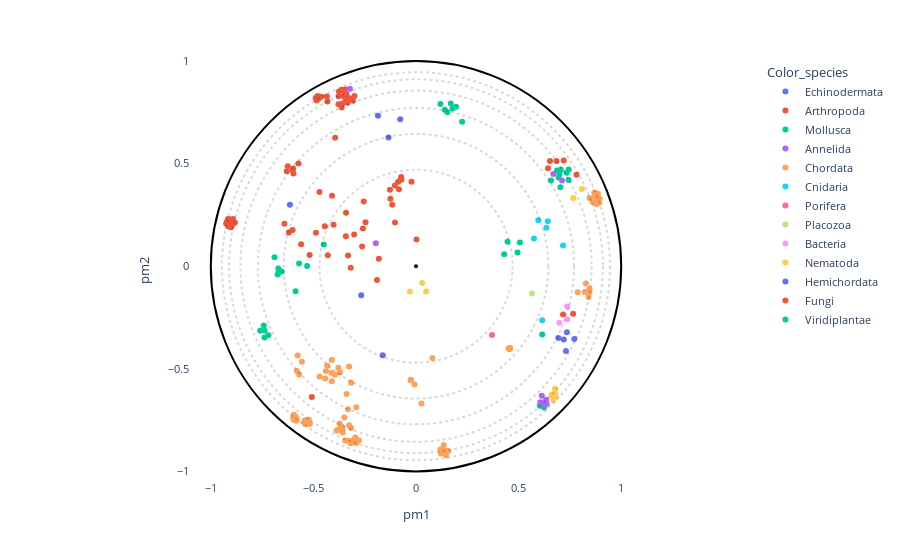

Write notebook code for a chart like this one.
### Markdown cell above
### Create interactive plot

### Code cell
# OPTIONS =================================================
#Here you can set different parameters to color & annotate the resulting projection:
title = ""
#----------------------------------------------------------
# Select the coloring from annotation .csv file:
labels_name = "Color_species"
# Select classes to label among the "labels_name" or "second_labels_name" column (comma separated list):
second_labels_name = ""
labels_text = []
show_text = True
#----------------------------------------------------------
# Use a custom color palette:
color_palette = None #Default: None
use_custom_palette = False
# Select projection center:
id_for_rotation = None #Default: None
use_selected_center = False
#==========================================================


#Check projection visualization parameters
#Labels name
if labels_name == "":
    labels_name = None
elif labels_name not in annotation_names:
    raise NameError(f"labels_name {labels_name} is not in the availables annotations.\nAvailables annotations: {annotation_names}")
#Second labels name
if second_labels_name == "":
    second_labels_name = None
elif second_labels_name not in annotation_names:
    raise NameError(f'"second_labels_name" {second_labels_name} is not in the availables annotations.\nAvailables annotations: {annotation_names}')
#Color palet selection
if not use_custom_palette:
    color_palette = None
#Center of projection selection

tmp_id_for_rotation = -1
if use_selected_center and id_for_rotation is not None:
    if id_for_rotation != tmp_id_for_rotation:
        tmp_id_for_rotation = id_for_rotation

        poincare_coord = df_embedding[["pm1","pm2"]].sort_values(by=["proteins_id"])
        poincare_coord = poincare_coord.values[:,:2]
        model = PoincareMaps(poincare_coord)
        model.get_distances()

        model.iroot = id_for_rotation - 1  #Zero indexing
        model.rotate()

        df_embedding["pm1"] = model.coordinates_rotated[:,0]
        df_embedding["pm2"] = model.coordinates_rotated[:,1]
else:
    df_embedding["pm1"] = df_embedding["pm1_com"]
    df_embedding["pm2"] = df_embedding["pm2_com"]

#Plot graph
fig = plot_embedding_interactive(df_embedding, 
                                 labels_name = labels_name,
                                 second_labels_name = second_labels_name, 
                                 show_text = show_text,
                                 labels_text = labels_text,
                                 color_palette = color_palette, 
                                 title = title, 
                                 fontsize = 11)
fig.show()

### Figure 1 — Plotly figure (JSON) as saved in the notebook; plotly's stock layout.template omitted (floating-point values rounded to 4 significant figures; data arrays with more than 128 entries replaced by an {"elided": "..."} marker saying what was removed)
{"data": [{"customdata": {"elided": "10x19 mixed values"}, "hovertemplate": "<b>%{hovertext}</b><br><br>Color_species=%{customdata[10]}<br>pm1=%{x}<br>pm2=%{y}<br>proteins_id=%{customdata[0]}<br>tree1=%{customdata[1]}<br>tree2=%{customdata[2]}<br>tree3=%{customdata[3]}<br>tree4=%{customdata[4]}<br>full_name=%{customdata[5]}<br>short_name=%{customdata[6]}<br>full_species=%{customdata[7]}<br>short_species=%{customdata[8]}<br>evo_distance=%{customdata[9]}<br>Domain=%{customdata[11]}<br>Kingdom=%{customdata[12]}<br>Phylum=%{customdata[13]}<br>Subphylum=%{customdata[14]}<br>Class=%{customdata[15]}<br>Genus=%{customdata[16]}<br>pm1_com=%{customdata[17]}<br>pm2_com=%{customdata[18]}<extra></extra>", "hovertext": ["Echinodermata", "Echinodermata", "Echinodermata", "Echinodermata", "Echinodermata", "Echinodermata", "Echinodermata", "Echinodermata", "Echinodermata", "Echinodermata"], "legendgroup": "Echinodermata", "marker": {"color": "#636efa", "symbol": "circle"}, "mode": "markers", "name": "Echinodermata", "orientation": "v", "showlegend": true, "textposition": "top right", "type": "scatter", "x": [-0.2672, -0.162, -0.134, -0.07719, -0.185, 0.6939, 0.7352, 0.7714, 0.7201, 0.7307], "xaxis": "x", "y": [-0.141, -0.4333, 0.6274, 0.7162, 0.7332, -0.3493, -0.3222, -0.3551, -0.3573, -0.4126], "yaxis": "y"}, {"customdata": {"elided": "84x19 mixed values"}, "hovertemplate": "<b>%{hovertext}</b><br><br>Color_species=%{customdata[10]}<br>pm1=%{x}<br>pm2=%{y}<br>proteins_id=%{customdata[0]}<br>tree1=%{customdata[1]}<br>tree2=%{customdata[2]}<br>tree3=%{customdata[3]}<br>tree4=%{customdata[4]}<br>full_name=%{customdata[5]}<br>short_name=%{customdata[6]}<br>full_species=%{customdata[7]}<br>short_species=%{customdata[8]}<br>evo_distance=%{customdata[9]}<br>Domain=%{customdata[11]}<br>Kingdom=%{customdata[12]}<br>Phylum=%{customdata[13]}<br>Subphylum=%{customdata[14]}<br>Class=%{customdata[15]}<br>Genus=%{customdata[16]}<br>pm1_com=%{customdata[17]}<br>pm2_com=%{customdata[18]}<extra></extra>", "hovertext": ["Arthropoda", "Arthropoda", "Arthropoda", "Arthropoda", "Arthropoda", "Arthropoda", "Arthropoda", "Arthropoda", "Arthropoda", "Arthropoda", "Arthropoda", "Arthropoda", "Arthropoda", "Arthropoda", "Arthropoda", "Arthropoda", "Arthropoda", "Arthropoda", "Arthropoda", "Arthropoda", "Arthropoda", "Arthropoda", "Arthropoda", "Arthropoda", "Arthropoda", "Arthropoda", "Arthropoda", "Arthropoda", "Arthropoda", "Arthropoda", "Arthropoda", "Arthropoda", "Arthropoda", "Arthropoda", "Arthropoda", "Arthropoda", "Arthropoda", "Arthropoda", "Arthropoda", "Arthropoda", "Arthropoda", "Arthropoda", "Arthropoda", "Arthropoda", "Arthropoda", "Arthropoda", "Arthropoda", "Arthropoda", "Arthropoda", "Arthropoda", "Arthropoda", "Arthropoda", "Arthropoda", "Arthropoda", "Arthropoda", "Arthropoda", "Arthropoda", "Arthropoda", "Arthropoda", "Arthropoda", "Arthropoda", "Arthropoda", "Arthropoda", "Arthropoda", "Arthropoda", "Arthropoda", "Arthropoda", "Arthropoda", "Arthropoda", "Arthropoda", "Arthropoda", "Arthropoda", "Arthropoda", "Arthropoda", "Arthropoda", "Arthropoda", "Arthropoda", "Arthropoda", "Arthropoda", "Arthropoda", "Arthropoda", "Arthropoda", "Arthropoda", "Arthropoda"], "legendgroup": "Arthropoda", "marker": {"color": "#EF553B", "symbol": "circle"}, "mode": "markers", "name": "Arthropoda", "orientation": "v", "showlegend": true, "textposition": "top right", "type": "scatter", "x": [-0.2625, -0.4298, -0.6196, -0.5598, -0.641, -0.4016, -0.331, -0.2458, -0.3416, -0.4876, -0.1901, -0.1029, -0.07279, -0.08658, -0.1269, -0.07179, -0.07124, -0.08313, -0.07287, -0.1022, -0.1809, -0.1247, -0.3184, -0.2546, -0.4447, -0.6011, 0.6531, -0.8918, -0.9083, -0.903, -0.8822, -0.9068, -0.9023, -0.8967, -0.9149, -0.925, -0.9206, -0.9163, 0.6845, -0.4703, -0.4728, -0.4804, -0.4795, 0.6433, -0.3424, -0.334, -0.353, -0.3772, -0.3409, -0.3623, -0.3781, -0.3583, -0.4622, -0.07205, -0.2584, -0.4836, -0.3389, -0.3751, -0.3519, -0.3458, -0.36, -0.3288, -0.4339, -0.4315, -0.5076, -0.02199, -0.3077, -0.318, -0.6299, -0.6249, -0.5972, -0.6016, -0.599, -0.409, -0.3015, -0.5725, 0.002451, 0.7199, -0.1158, -0.5183, -0.4887, 0.7822, -0.2998, -0.3941], "xaxis": "x", "y": [0.0962, 0.05371, 0.1638, 0.1067, 0.207, 0.2023, 0.0522, 0.2147, 0.1455, 0.1635, -0.06759, 0.3936, 0.4245, 0.411, 0.3725, 0.4229, 0.4228, 0.375, 0.4234, 0.2126, 0.03595, 0.3283, -0.0074, 0.3155, 0.1946, 0.1771, 0.5124, 0.23, 0.21, 0.2167, 0.2113, 0.2272, 0.1897, 0.2002, 0.1948, 0.2078, 0.2181, 0.2303, 0.513, 0.3613, 0.8186, 0.8215, 0.8289, 0.4769, 0.8101, 0.7964, 0.828, 0.8283, 0.2603, 0.7737, 0.7888, 0.793, 0.8257, 0.4353, 0.1834, 0.8076, 0.837, 0.8517, 0.856, 0.8616, 0.8595, 0.8182, 0.8265, 0.8025, -0.637, 0.4112, 0.8062, 0.8179, 0.4623, 0.4876, 0.4512, 0.4663, 0.476, 0.3437, 0.1551, 0.5001, 0.1302, 0.5147, 0.2993, 0.05439, 0.82, 0.4458, 0.8294, 0.6266], "yaxis": "y"}, {"customdata": {"elided": "36x19 mixed values"}, "hovertemplate": "<b>%{hovertext}</b><br><br>Color_species=%{customdata[10]}<br>pm1=%{x}<br>pm2=%{y}<br>proteins_id=%{customdata[0]}<br>tree1=%{customdata[1]}<br>tree2=%{customdata[2]}<br>tree3=%{customdata[3]}<br>tree4=%{customdata[4]}<br>full_name=%{customdata[5]}<br>short_name=%{customdata[6]}<br>full_species=%{customdata[7]}<br>short_species=%{customdata[8]}<br>evo_distance=%{customdata[9]}<br>Domain=%{customdata[11]}<br>Kingdom=%{customdata[12]}<br>Phylum=%{customdata[13]}<br>Subphylum=%{customdata[14]}<br>Class=%{customdata[15]}<br>Genus=%{customdata[16]}<br>pm1_com=%{customdata[17]}<br>pm2_com=%{customdata[18]}<extra></extra>", "hovertext": ["Mollusca", "Mollusca", "Mollusca", "Mollusca", "Mollusca", "Mollusca", "Mollusca", "Mollusca", "Mollusca", "Mollusca", "Mollusca", "Mollusca", "Mollusca", "Mollusca", "Mollusca", "Mollusca", "Mollusca", "Mollusca", "Mollusca", "Mollusca", "Mollusca", "Mollusca", "Mollusca", "Mollusca", "Mollusca", "Mollusca", "Mollusca", "Mollusca", "Mollusca", "Mollusca", "Mollusca", "Mollusca", "Mollusca", "Mollusca", "Mollusca", "Mollusca"], "legendgroup": "Mollusca", "marker": {"color": "#00cc96", "symbol": "circle"}, "mode": "markers", "name": "Mollusca", "orientation": "v", "showlegend": true, "textposition": "top right", "type": "scatter", "x": [-0.57, -0.5307, 0.7342, 0.7054, 0.658, 0.7433, 0.695, 0.1693, 0.2247, 0.1189, 0.1949, 0.1778, -0.4493, 0.6994, 0.7039, -0.674, -0.6709, -0.6554, -0.6693, 0.4461, 0.4296, 0.5064, -0.5869, -0.6895, 0.6037, 0.6875, 0.6237, 0.7441, 0.4947, 0.1405, 0.1528, -0.7383, -0.7418, -0.7193, -0.7594, -0.7383], "xaxis": "x", "y": [0.01326, 0.000902, 0.455, 0.4698, 0.4174, 0.4196, 0.4326, 0.7926, 0.704, 0.7904, 0.7766, 0.769, 0.1062, 0.4494, 0.3849, -0.04028, -0.01154, -0.02581, -0.02784, 0.1193, 0.05888, 0.116, -0.1225, 0.04402, -0.6794, 0.4658, -0.688, 0.4719, 0.06624, 0.7629, 0.7502, -0.3138, -0.2892, -0.3364, -0.3139, -0.3472], "yaxis": "y"}, {"customdata": {"elided": "9x19 mixed values"}, "hovertemplate": "<b>%{hovertext}</b><br><br>Color_species=%{customdata[10]}<br>pm1=%{x}<br>pm2=%{y}<br>proteins_id=%{customdata[0]}<br>tree1=%{customdata[1]}<br>tree2=%{customdata[2]}<br>tree3=%{customdata[3]}<br>tree4=%{customdata[4]}<br>full_name=%{customdata[5]}<br>short_name=%{customdata[6]}<br>full_species=%{customdata[7]}<br>short_species=%{customdata[8]}<br>evo_distance=%{customdata[9]}<br>Domain=%{customdata[11]}<br>Kingdom=%{customdata[12]}<br>Phylum=%{customdata[13]}<br>Subphylum=%{customdata[14]}<br>Class=%{customdata[15]}<br>Genus=%{customdata[16]}<br>pm1_com=%{customdata[17]}<br>pm2_com=%{customdata[18]}<extra></extra>", "hovertext": ["Annelida", "Annelida", "Annelida", "Annelida", "Annelida", "Annelida", "Annelida", "Annelida", "Annelida"], "legendgroup": "Annelida", "marker": {"color": "#ab63fa", "symbol": "circle"}, "mode": "markers", "name": "Annelida", "orientation": "v", "showlegend": true, "textposition": "top right", "type": "scatter", "x": [0.6341, 0.637, 0.613, 0.6064, -0.1957, 0.7116, -0.3221, 0.6692, 0.619], "xaxis": "x", "y": [-0.6501, -0.6714, -0.6309, -0.6623, 0.1122, 0.4183, 0.8647, 0.4489, -0.6708], "yaxis": "y"}, {"customdata": {"elided": "88x19 mixed values"}, "hovertemplate": "<b>%{hovertext}</b><br><br>Color_species=%{customdata[10]}<br>pm1=%{x}<br>pm2=%{y}<br>proteins_id=%{customdata[0]}<br>tree1=%{customdata[1]}<br>tree2=%{customdata[2]}<br>tree3=%{customdata[3]}<br>tree4=%{customdata[4]}<br>full_name=%{customdata[5]}<br>short_name=%{customdata[6]}<br>full_species=%{customdata[7]}<br>short_species=%{customdata[8]}<br>evo_distance=%{customdata[9]}<br>Domain=%{customdata[11]}<br>Kingdom=%{customdata[12]}<br>Phylum=%{customdata[13]}<br>Subphylum=%{customdata[14]}<br>Class=%{customdata[15]}<br>Genus=%{customdata[16]}<br>pm1_com=%{customdata[17]}<br>pm2_com=%{customdata[18]}<extra></extra>", "hovertext": ["Chordata", "Chordata", "Chordata", "Chordata", "Chordata", "Chordata", "Chordata", "Chordata", "Chordata", "Chordata", "Chordata", "Chordata", "Chordata", "Chordata", "Chordata", "Chordata", "Chordata", "Chordata", "Chordata", "Chordata", "Chordata", "Chordata", "Chordata", "Chordata", "Chordata", "Chordata", "Chordata", "Chordata", "Chordata", "Chordata", "Chordata", "Chordata", "Chordata", "Chordata", "Chordata", "Chordata", "Chordata", "Chordata", "Chordata", "Chordata", "Chordata", "Chordata", "Chordata", "Chordata", "Chordata", "Chordata", "Chordata", "Chordata", "Chordata", "Chordata", "Chordata", "Chordata", "Chordata", "Chordata", "Chordata", "Chordata", "Chordata", "Chordata", "Chordata", "Chordata", "Chordata", "Chordata", "Chordata", "Chordata", "Chordata", "Chordata", "Chordata", "Chordata", "Chordata", "Chordata", "Chordata", "Chordata", "Chordata", "Chordata", "Chordata", "Chordata", "Chordata", "Chordata", "Chordata", "Chordata", "Chordata", "Chordata", "Chordata", "Chordata", "Chordata", "Chordata", "Chordata", "Chordata"], "legendgroup": "Chordata", "marker": {"color": "#FFA15A", "symbol": "circle"}, "mode": "markers", "name": "Chordata", "orientation": "v", "showlegend": true, "textposition": "top right", "type": "scatter", "x": [0.7878, 0.02683, 0.07978, -0.2957, -0.3574, -0.3726, -0.3788, -0.2783, -0.3181, -0.3952, -0.3054, -0.3699, -0.3263, -0.3618, -0.3867, -0.4328, -0.4102, -0.3573, -0.4699, -0.3079, -0.3157, -0.3267, -0.3492, -0.4115, -0.3263, -0.4387, -0.4422, -0.3158, -0.2908, -0.3445, -0.3312, -0.3385, -0.5814, 0.8735, 0.8869, 0.8934, 0.8815, 0.8825, 0.8793, 0.8693, 0.8819, 0.8736, 0.8949, 0.8901, 0.8459, 0.8746, -0.00702, 0.8803, 0.8609, 0.1347, 0.1217, 0.1427, 0.1571, 0.1184, 0.1353, -0.569, -0.5808, -0.5561, -0.5766, -0.5402, -0.5223, -0.5176, -0.5836, -0.5982, -0.5942, -0.5853, -0.5954, -0.3758, -0.02611, -0.02466, -0.5447, 0.456, 0.4548, 0.8229, 0.4505, 0.8278, 0.8462, 0.4564, 0.8455, 0.4565, 0.4545, 0.4559, 0.4582, -0.5403, -0.4103, -0.2906, 0.8405, 0.1463], "xaxis": "x", "y": [-0.1274, -0.6693, -0.4476, -0.8345, -0.8103, -0.7662, -0.4952, -0.8496, -0.8623, -0.5294, -0.8478, -0.5166, -0.4891, -0.7825, -0.8004, -0.4847, -0.5609, -0.7968, -0.5375, -0.8582, -0.7881, -0.851, -0.7376, -0.5202, -0.7754, -0.5107, -0.5467, -0.5675, -0.6872, -0.8488, -0.6973, -0.6224, -0.7428, 0.3399, 0.3528, 0.3106, 0.347, 0.3175, 0.3551, 0.3586, 0.3279, 0.3281, 0.3286, 0.3175, 0.3329, 0.3148, -0.5766, 0.3023, 0.3133, -0.9075, -0.9129, -0.8967, -0.9009, -0.8932, -0.8715, -0.5274, -0.5108, -0.466, -0.4348, -0.7504, -0.7486, -0.7687, -0.7526, -0.739, -0.7241, -0.735, -0.748, -0.7942, -0.5536, -0.5552, -0.7605, -0.403, -0.4025, -0.1256, -0.4012, -0.08457, -0.1104, -0.3987, -0.1265, -0.4028, -0.4028, -0.4027, -0.3988, -0.7693, -0.4565, -0.8618, -0.1498, -0.9212], "yaxis": "y"}, {"customdata": [[18, -1, -1, 8, 4, "Predicted protein", "Predicted", "Nematostella vectensis", "Nematostella", 2.434, "Cnidaria", "Eukaryota", "Metazoa", "Cnidaria", "Other", "Other", "Other", 0.7166, 0.1004], [82, -1, 15, 7, 4, "Predicted protein", "Predicted", "Nematostella vectensis", "Nematostella", 3.063, "Cnidaria", "Eukaryota", "Metazoa", "Cnidaria", "Other", "Other", "Other", 0.6422, 0.219], [83, 20, 15, 7, 4, "Predicted protein", "Predicted", "Nematostella vectensis", "Nematostella", 2.696, "Cnidaria", "Eukaryota", "Metazoa", "Cnidaria", "Other", "Other", "Other", 0.6353, 0.1872], [84, -1, 15, 7, 4, "Predicted protein", "Predicted", "Nematostella vectensis", "Nematostella", 2.747, "Cnidaria", "Eukaryota", "Metazoa", "Cnidaria", "Other", "Other", "Other", 0.596, 0.2235], [85, 20, 15, 7, 4, "Predicted protein", "Predicted", "Nematostella vectensis", "Nematostella", 2.467, "Cnidaria", "Eukaryota", "Metazoa", "Cnidaria", "Other", "Other", "Other", 0.5748, 0.1346], [208, -1, -1, -1, 3, "Predicted protein", "Predicted", "Nematostella vectensis", "Nematostella", 3.137, "Cnidaria", "Eukaryota", "Metazoa", "Cnidaria", "Other", "Other", "Other", 0.6151, -0.2631]], "hovertemplate": "<b>%{hovertext}</b><br><br>Color_species=%{customdata[10]}<br>pm1=%{x}<br>pm2=%{y}<br>proteins_id=%{customdata[0]}<br>tree1=%{customdata[1]}<br>tree2=%{customdata[2]}<br>tree3=%{customdata[3]}<br>tree4=%{customdata[4]}<br>full_name=%{customdata[5]}<br>short_name=%{customdata[6]}<br>full_species=%{customdata[7]}<br>short_species=%{customdata[8]}<br>evo_distance=%{customdata[9]}<br>Domain=%{customdata[11]}<br>Kingdom=%{customdata[12]}<br>Phylum=%{customdata[13]}<br>Subphylum=%{customdata[14]}<br>Class=%{customdata[15]}<br>Genus=%{customdata[16]}<br>pm1_com=%{customdata[17]}<br>pm2_com=%{customdata[18]}<extra></extra>", "hovertext": ["Cnidaria", "Cnidaria", "Cnidaria", "Cnidaria", "Cnidaria", "Cnidaria"], "legendgroup": "Cnidaria", "marker": {"color": "#19d3f3", "symbol": "circle"}, "mode": "markers", "name": "Cnidaria", "orientation": "v", "showlegend": true, "textposition": "top right", "type": "scatter", "x": [0.7166, 0.6422, 0.6353, 0.596, 0.5748, 0.6151], "xaxis": "x", "y": [0.1004, 0.219, 0.1872, 0.2235, 0.1346, -0.2631], "yaxis": "y"}, {"customdata": [[37, -1, -1, 9, 3, "Uncharacterized protein", "Uncharacterized", "Amphimedon queenslandica", "Amphimedon", 2.522, "Porifera", "Eukaryota", "Metazoa", "Porifera", "Other", "Other", "Other", 0.3706, -0.3354]], "hovertemplate": "<b>%{hovertext}</b><br><br>Color_species=%{customdata[10]}<br>pm1=%{x}<br>pm2=%{y}<br>proteins_id=%{customdata[0]}<br>tree1=%{customdata[1]}<br>tree2=%{customdata[2]}<br>tree3=%{customdata[3]}<br>tree4=%{customdata[4]}<br>full_name=%{customdata[5]}<br>short_name=%{customdata[6]}<br>full_species=%{customdata[7]}<br>short_species=%{customdata[8]}<br>evo_distance=%{customdata[9]}<br>Domain=%{customdata[11]}<br>Kingdom=%{customdata[12]}<br>Phylum=%{customdata[13]}<br>Subphylum=%{customdata[14]}<br>Class=%{customdata[15]}<br>Genus=%{customdata[16]}<br>pm1_com=%{customdata[17]}<br>pm2_com=%{customdata[18]}<extra></extra>", "hovertext": ["Porifera"], "legendgroup": "Porifera", "marker": {"color": "#FF6692", "symbol": "circle"}, "mode": "markers", "name": "Porifera", "orientation": "v", "showlegend": true, "textposition": "top right", "type": "scatter", "x": [0.3706], "xaxis": "x", "y": [-0.3354], "yaxis": "y"}, {"customdata": [[78, -1, -1, 20, 7, "Putative uncharacterized protein", "Putative", "Trichoplax adhaerens", "Trichoplax", 2.316, "Placozoa", "Eukaryota", "Metazoa", "Other", "Other", "Other", "Other", 0.565, -0.1333]], "hovertemplate": "<b>%{hovertext}</b><br><br>Color_species=%{customdata[10]}<br>pm1=%{x}<br>pm2=%{y}<br>proteins_id=%{customdata[0]}<br>tree1=%{customdata[1]}<br>tree2=%{customdata[2]}<br>tree3=%{customdata[3]}<br>tree4=%{customdata[4]}<br>full_name=%{customdata[5]}<br>short_name=%{customdata[6]}<br>full_species=%{customdata[7]}<br>short_species=%{customdata[8]}<br>evo_distance=%{customdata[9]}<br>Domain=%{customdata[11]}<br>Kingdom=%{customdata[12]}<br>Phylum=%{customdata[13]}<br>Subphylum=%{customdata[14]}<br>Class=%{customdata[15]}<br>Genus=%{customdata[16]}<br>pm1_com=%{customdata[17]}<br>pm2_com=%{customdata[18]}<extra></extra>", "hovertext": ["Placozoa"], "legendgroup": "Placozoa", "marker": {"color": "#B6E880", "symbol": "circle"}, "mode": "markers", "name": "Placozoa", "orientation": "v", "showlegend": true, "textposition": "top right", "type": "scatter", "x": [0.565], "xaxis": "x", "y": [-0.1333], "yaxis": "y"}, {"customdata": [[79, -1, -1, 6, 3, "Globin", "Globin", "Gemmatirosa kalamazoonesis", "Gemmatirosa", 2.905, "Bacteria", "Bacteria", "Bacteria", "Other", "Other", "Other", "Other", 0.7379, -0.2582], [80, -1, 9, 6, 3, "Globin", "Globin", "Gemmatirosa kalamazoonesis", "Gemmatirosa", 3.007, "Bacteria", "Bacteria", "Bacteria", "Other", "Other", "Other", "Other", 0.7371, -0.1964], [81, -1, 9, 6, 3, "Hemin receptor", "Hemin", "Halothiobacillus sp.", "Halothiobacillus", 2.535, "Bacteria", "Bacteria", "Bacteria", "Proteobacteria", "Other", "Gammaproteobacteria", "Other", 0.6983, -0.2753]], "hovertemplate": "<b>%{hovertext}</b><br><br>Color_species=%{customdata[10]}<br>pm1=%{x}<br>pm2=%{y}<br>proteins_id=%{customdata[0]}<br>tree1=%{customdata[1]}<br>tree2=%{customdata[2]}<br>tree3=%{customdata[3]}<br>tree4=%{customdata[4]}<br>full_name=%{customdata[5]}<br>short_name=%{customdata[6]}<br>full_species=%{customdata[7]}<br>short_species=%{customdata[8]}<br>evo_distance=%{customdata[9]}<br>Domain=%{customdata[11]}<br>Kingdom=%{customdata[12]}<br>Phylum=%{customdata[13]}<br>Subphylum=%{customdata[14]}<br>Class=%{customdata[15]}<br>Genus=%{customdata[16]}<br>pm1_com=%{customdata[17]}<br>pm2_com=%{customdata[18]}<extra></extra>", "hovertext": ["Bacteria", "Bacteria", "Bacteria"], "legendgroup": "Bacteria", "marker": {"color": "#FF97FF", "symbol": "circle"}, "mode": "markers", "name": "Bacteria", "orientation": "v", "showlegend": true, "textposition": "top right", "type": "scatter", "x": [0.7379, 0.7371, 0.6983], "xaxis": "x", "y": [-0.2582, -0.1964, -0.2753], "yaxis": "y"}, {"customdata": {"elided": "10x19 mixed values"}, "hovertemplate": "<b>%{hovertext}</b><br><br>Color_species=%{customdata[10]}<br>pm1=%{x}<br>pm2=%{y}<br>proteins_id=%{customdata[0]}<br>tree1=%{customdata[1]}<br>tree2=%{customdata[2]}<br>tree3=%{customdata[3]}<br>tree4=%{customdata[4]}<br>full_name=%{customdata[5]}<br>short_name=%{customdata[6]}<br>full_species=%{customdata[7]}<br>short_species=%{customdata[8]}<br>evo_distance=%{customdata[9]}<br>Domain=%{customdata[11]}<br>Kingdom=%{customdata[12]}<br>Phylum=%{customdata[13]}<br>Subphylum=%{customdata[14]}<br>Class=%{customdata[15]}<br>Genus=%{customdata[16]}<br>pm1_com=%{customdata[17]}<br>pm2_com=%{customdata[18]}<extra></extra>", "hovertext": ["Nematoda", "Nematoda", "Nematoda", "Nematoda", "Nematoda", "Nematoda", "Nematoda", "Nematoda", "Nematoda", "Nematoda"], "legendgroup": "Nematoda", "marker": {"color": "#FECB52", "symbol": "circle"}, "mode": "markers", "name": "Nematoda", "orientation": "v", "showlegend": true, "textposition": "top right", "type": "scatter", "x": [-0.02941, 0.04972, 0.03019, 0.6606, 0.6774, 0.6805, 0.6682, 0.677, 0.7666, 0.8085], "xaxis": "x", "y": [-0.1228, -0.1231, -0.08223, -0.6247, -0.5977, -0.6345, -0.6507, -0.6205, 0.333, 0.3768], "yaxis": "y"}, {"customdata": [[203, -1, -1, 14, 6, "Neuroglobin like protein", "Neuroglobin", "Saccoglossus kowalevskii", "Saccoglossus", 2.36, "Hemichordata", "Eukaryota", "Metazoa", "Hemichordata", "Other", "Other", "Other", -0.6143, 0.2996]], "hovertemplate": "<b>%{hovertext}</b><br><br>Color_species=%{customdata[10]}<br>pm1=%{x}<br>pm2=%{y}<br>proteins_id=%{customdata[0]}<br>tree1=%{customdata[1]}<br>tree2=%{customdata[2]}<br>tree3=%{customdata[3]}<br>tree4=%{customdata[4]}<br>full_name=%{customdata[5]}<br>short_name=%{customdata[6]}<br>full_species=%{customdata[7]}<br>short_species=%{customdata[8]}<br>evo_distance=%{customdata[9]}<br>Domain=%{customdata[11]}<br>Kingdom=%{customdata[12]}<br>Phylum=%{customdata[13]}<br>Subphylum=%{customdata[14]}<br>Class=%{customdata[15]}<br>Genus=%{customdata[16]}<br>pm1_com=%{customdata[17]}<br>pm2_com=%{customdata[18]}<extra></extra>", "hovertext": ["Hemichordata"], "legendgroup": "Hemichordata", "marker": {"color": "#636efa", "symbol": "circle"}, "mode": "markers", "name": "Hemichordata", "orientation": "v", "showlegend": true, "textposition": "top right", "type": "scatter", "x": [-0.6143], "xaxis": "x", "y": [0.2996], "yaxis": "y"}, {"customdata": [[210, 15, 8, 6, 3, "ARAD1D45562p", "ARAD1D45562p", "Blastobotrys adeninivorans", "Blastobotrys", 3.652, "Fungi", "Eukaryota", "Fungi", "Ascomycota", "Other", "Other", "Other", 0.7656, -0.2321], [234, 15, 8, 6, 3, "CYFA0S05e02454g1_1", "CYFA0S05e02454g1_1", "Cyberlindnera fabianii", "Cyberlindnera", 4.119, "Fungi", "Eukaryota", "Fungi", "Ascomycota", "Other", "Other", "Other", 0.7165, -0.2353]], "hovertemplate": "<b>%{hovertext}</b><br><br>Color_species=%{customdata[10]}<br>pm1=%{x}<br>pm2=%{y}<br>proteins_id=%{customdata[0]}<br>tree1=%{customdata[1]}<br>tree2=%{customdata[2]}<br>tree3=%{customdata[3]}<br>tree4=%{customdata[4]}<br>full_name=%{customdata[5]}<br>short_name=%{customdata[6]}<br>full_species=%{customdata[7]}<br>short_species=%{customdata[8]}<br>evo_distance=%{customdata[9]}<br>Domain=%{customdata[11]}<br>Kingdom=%{customdata[12]}<br>Phylum=%{customdata[13]}<br>Subphylum=%{customdata[14]}<br>Class=%{customdata[15]}<br>Genus=%{customdata[16]}<br>pm1_com=%{customdata[17]}<br>pm2_com=%{customdata[18]}<extra></extra>", "hovertext": ["Fungi", "Fungi"], "legendgroup": "Fungi", "marker": {"color": "#EF553B", "symbol": "circle"}, "mode": "markers", "name": "Fungi", "orientation": "v", "showlegend": true, "textposition": "top right", "type": "scatter", "x": [0.7656, 0.7165], "xaxis": "x", "y": [-0.2321, -0.2353], "yaxis": "y"}, {"customdata": [[227, -1, -1, 9, 3, "Uncharacterized protein", "Uncharacterized", "Micromonas commoda", "Micromonas", 2.71, "Viridiplantae", "Eukaryota", "Plantae", "Chlorophyta", "Other", "Other", "Other", 0.615, -0.3331]], "hovertemplate": "<b>%{hovertext}</b><br><br>Color_species=%{customdata[10]}<br>pm1=%{x}<br>pm2=%{y}<br>proteins_id=%{customdata[0]}<br>tree1=%{customdata[1]}<br>tree2=%{customdata[2]}<br>tree3=%{customdata[3]}<br>tree4=%{customdata[4]}<br>full_name=%{customdata[5]}<br>short_name=%{customdata[6]}<br>full_species=%{customdata[7]}<br>short_species=%{customdata[8]}<br>evo_distance=%{customdata[9]}<br>Domain=%{customdata[11]}<br>Kingdom=%{customdata[12]}<br>Phylum=%{customdata[13]}<br>Subphylum=%{customdata[14]}<br>Class=%{customdata[15]}<br>Genus=%{customdata[16]}<br>pm1_com=%{customdata[17]}<br>pm2_com=%{customdata[18]}<extra></extra>", "hovertext": ["Viridiplantae"], "legendgroup": "Viridiplantae", "marker": {"color": "#00cc96", "symbol": "circle"}, "mode": "markers", "name": "Viridiplantae", "orientation": "v", "showlegend": true, "textposition": "top right", "type": "scatter", "x": [0.615], "xaxis": "x", "y": [-0.3331], "yaxis": "y"}], "layout": {"autosize": true, "font": {"size": 11}, "legend": {"title": {"text": "Color_species"}, "tracegroupgap": 0}, "margin": {"t": 60}, "plot_bgcolor": "rgba(0, 0, 0, 0)", "shapes": [{"line": {"color": "black", "dash": "dot"}, "opacity": 0.15, "type": "circle", "x0": -0.4706, "x1": 0.4706, "y0": -0.4706, "y1": 0.4706}, {"line": {"color": "black", "dash": "dot"}, "opacity": 0.15, "type": "circle", "x0": -0.6447, "x1": 0.6447, "y0": -0.6447, "y1": 0.6447}, {"line": {"color": "black", "dash": "dot"}, "opacity": 0.15, "type": "circle", "x0": -0.7705, "x1": 0.7705, "y0": -0.7705, "y1": 0.7705}, {"line": {"color": "black", "dash": "dot"}, "opacity": 0.15, "type": "circle", "x0": -0.8557, "x1": 0.8557, "y0": -0.8557, "y1": 0.8557}, {"line": {"color": "black", "dash": "dot"}, "opacity": 0.15, "type": "circle", "x0": -0.9108, "x1": 0.9108, "y0": -0.9108, "y1": 0.9108}, {"line": {"color": "black", "dash": "dot"}, "opacity": 0.15, "type": "circle", "x0": -0.9455, "x1": 0.9455, "y0": -0.9455, "y1": 0.9455}, {"line": {"color": "Black"}, "type": "circle", "x0": -1, "x1": 1, "xref": "x", "y0": -1, "y1": 1, "yref": "y"}, {"fillcolor": "Black", "line": {"color": "Black"}, "type": "circle", "x0": -0.005, "x1": 0.005, "xref": "x", "y0": -0.005, "y1": 0.005, "yref": "y"}], "title": {"text": "", "x": 0.5}, "xaxis": {"anchor": "y", "constrain": "domain", "domain": [0.1591, 0.8409], "range": [-1.1, 1.1], "title": {"text": "pm1"}, "type": "linear"}, "yaxis": {"anchor": "x", "autorange": true, "domain": [0, 1], "range": [-1.035, 1.003], "scaleanchor": "x", "scaleratio": 1, "title": {"text": "pm2"}, "type": "linear"}, "yaxis2": {"layer": "below traces", "matches": "y", "overlaying": "y"}}}
